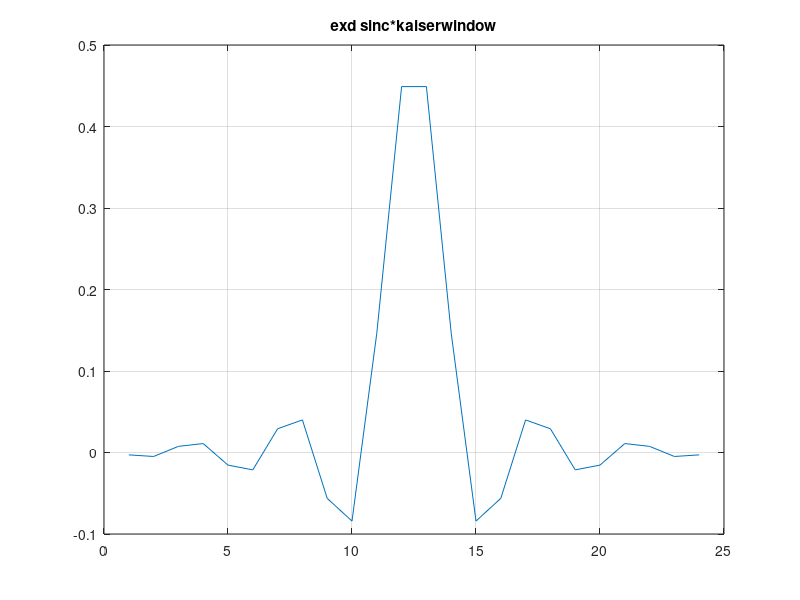
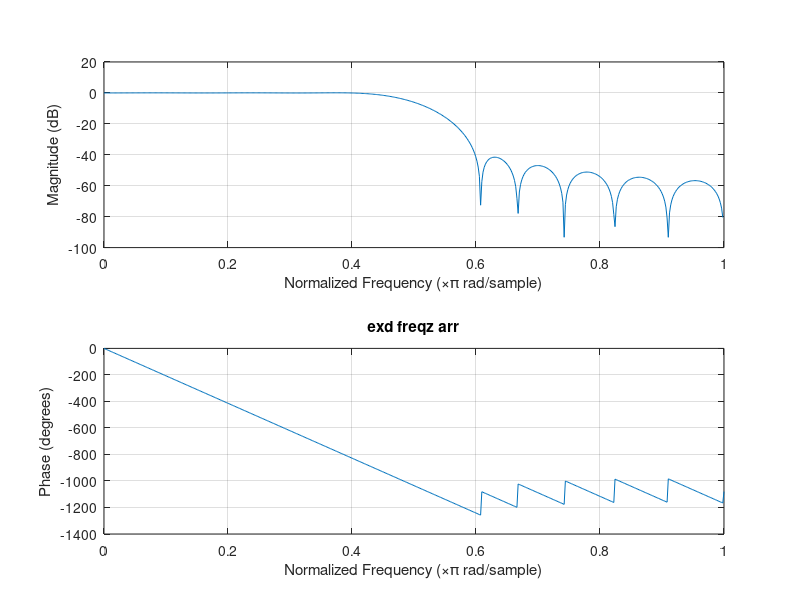
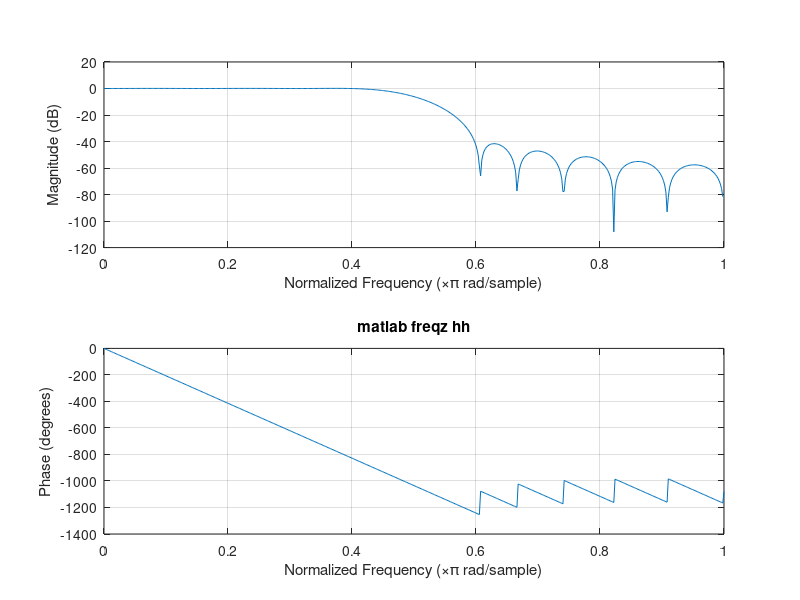

Write the MATLAB code that produced these figures, in order.
clear;clc;
%% exd. 
%         final double[] window = FirwinHelper.createOneTransitionKaiserWindow(
% 0.01,  ripple
% 100,   transition width
% 250,   cutoff      => matlab:  fcuts[250-100/2, 250+100/2]
% 1000,   sample freq
% FilterType.LOWPASS, 
% false);  scale

arr = [-0.0028959917339668635, -0.0048847399293831285, 0.007527670683115644, 0.010980154005078395, -0.015462631804243286,...
    -0.021316608604909474, 0.02912305671611756, 0.03997969451009999, -0.056253969907149017, -0.0841423872273145,...
    0.14646361347730139, 0.4489524178703789, 0.4489524178703789, 0.14646361347730139, -0.0841423872273145,...
    -0.056253969907149017, 0.03997969451009999, 0.02912305671611756, -0.021316608604909474, -0.015462631804243286,...
    0.010980154005078395, 0.007527670683115644, -0.0048847399293831285, -0.0028959917339668635] % #=24

figure;
plot(arr);
grid on;
title('exd sinc*kaiserwindow');

figure;
freqz(arr)
title('exd freqz arr')

%% vs. matlab

fsamp = 1000; % sample freq
fcuts = [200 300]; % cutoff
mags = [1 0]; % lowpass
devs = [0.01 0.01]; % ripple

[n,Wn,beta,ftype] = kaiserord(fcuts,mags,devs,fsamp);
hh = fir1(n,Wn,ftype,kaiser(n+1,beta),'scale');
figure;
freqz(hh)
title('matlab freqz hh')

disp('hh:')
disp(hh)
